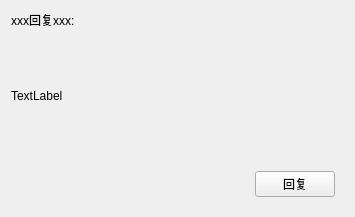
<?xml version="1.0" encoding="UTF-8"?>
<ui version="4.0">
 <class>WidgetComment</class>
 <widget class="QWidget" name="WidgetComment">
  <property name="geometry">
   <rect>
    <x>0</x>
    <y>0</y>
    <width>355</width>
    <height>217</height>
   </rect>
  </property>
  <property name="windowTitle">
   <string>Form</string>
  </property>
  <layout class="QVBoxLayout" name="verticalLayout">
   <item>
    <widget class="QLabel" name="header">
     <property name="sizePolicy">
      <sizepolicy hsizetype="Preferred" vsizetype="Maximum">
       <horstretch>0</horstretch>
       <verstretch>0</verstretch>
      </sizepolicy>
     </property>
     <property name="text">
      <string>xxx回复xxx:</string>
     </property>
    </widget>
   </item>
   <item>
    <widget class="QLabel" name="content">
     <property name="text">
      <string>TextLabel</string>
     </property>
    </widget>
   </item>
   <item>
    <widget class="QWidget" name="widget" native="true">
     <property name="sizePolicy">
      <sizepolicy hsizetype="Preferred" vsizetype="Maximum">
       <horstretch>0</horstretch>
       <verstretch>0</verstretch>
      </sizepolicy>
     </property>
     <layout class="QHBoxLayout" name="horizontalLayout">
      <item>
       <spacer name="horizontalSpacer">
        <property name="orientation">
         <enum>Qt::Horizontal</enum>
        </property>
        <property name="sizeHint" stdset="0">
         <size>
          <width>40</width>
          <height>20</height>
         </size>
        </property>
       </spacer>
      </item>
      <item>
       <widget class="QPushButton" name="btn_reply">
        <property name="text">
         <string>回复</string>
        </property>
       </widget>
      </item>
     </layout>
    </widget>
   </item>
  </layout>
 </widget>
 <resources/>
 <connections/>
</ui>
